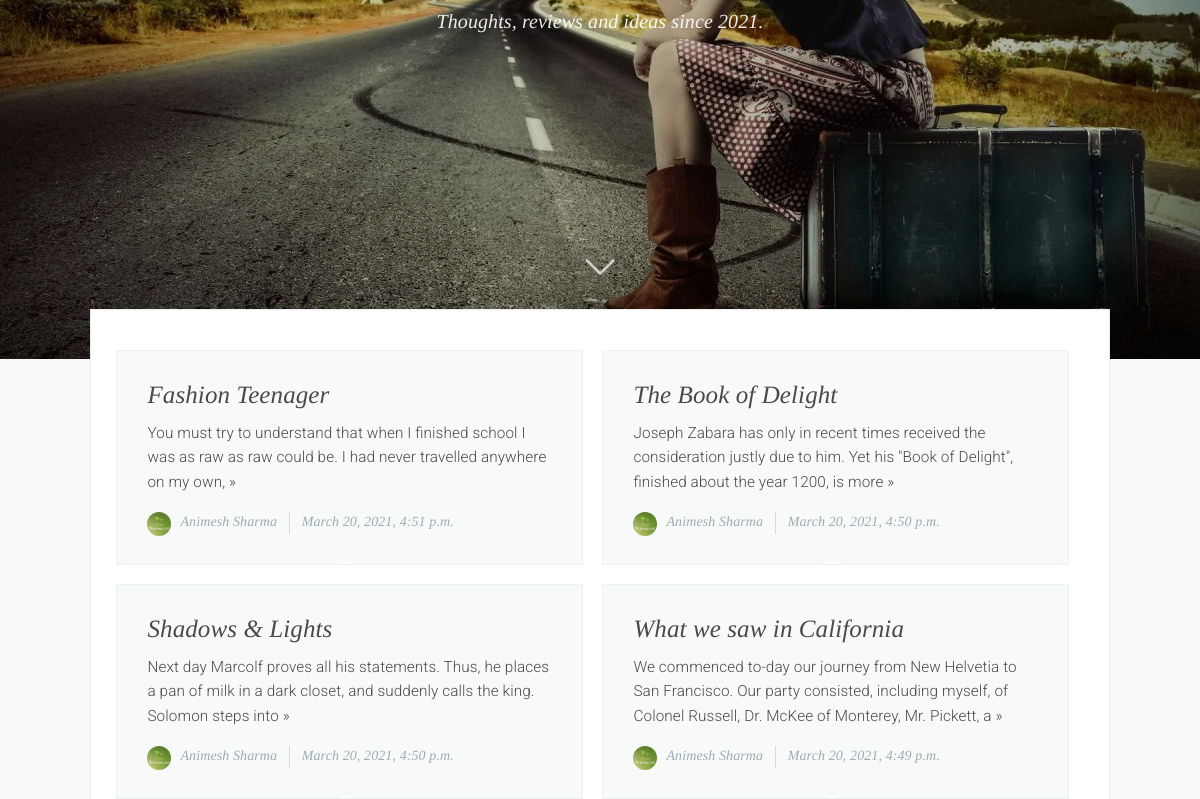
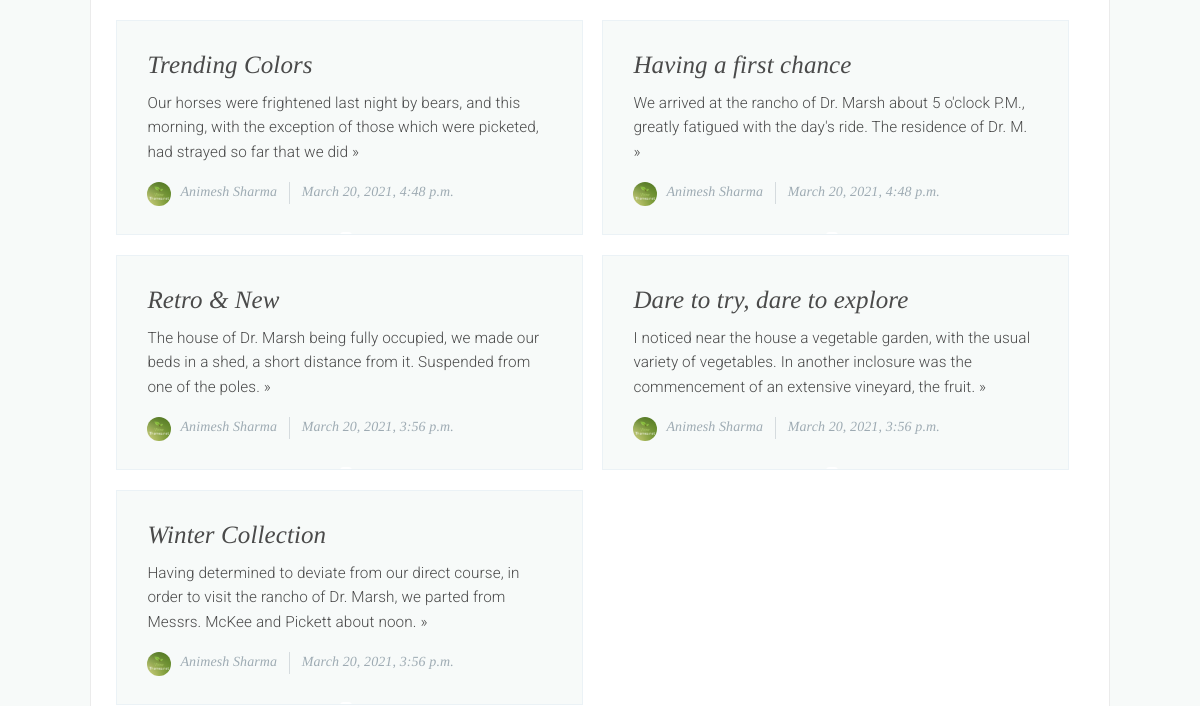
The app's page / (middle part), older data (2 pictures, top to bottom).
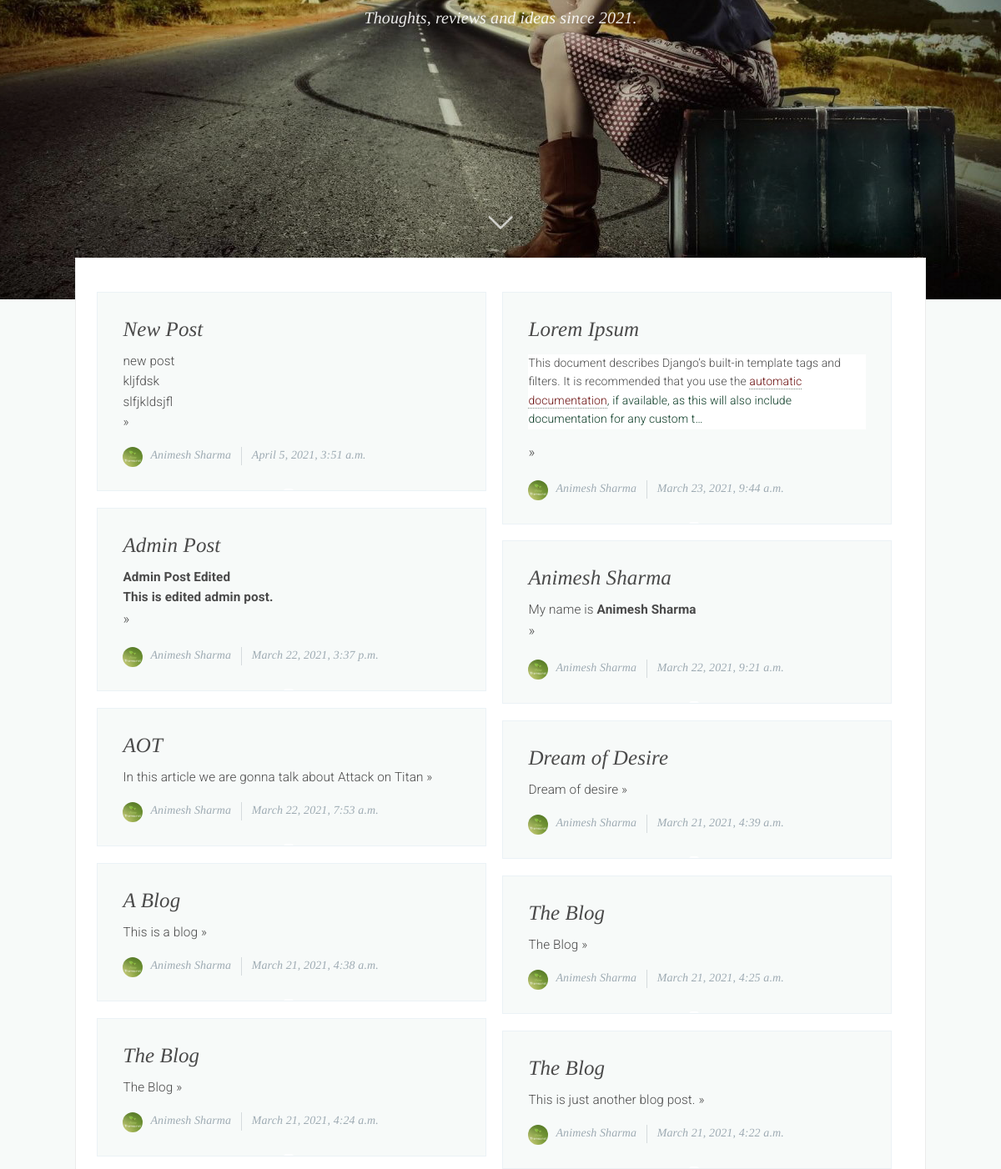
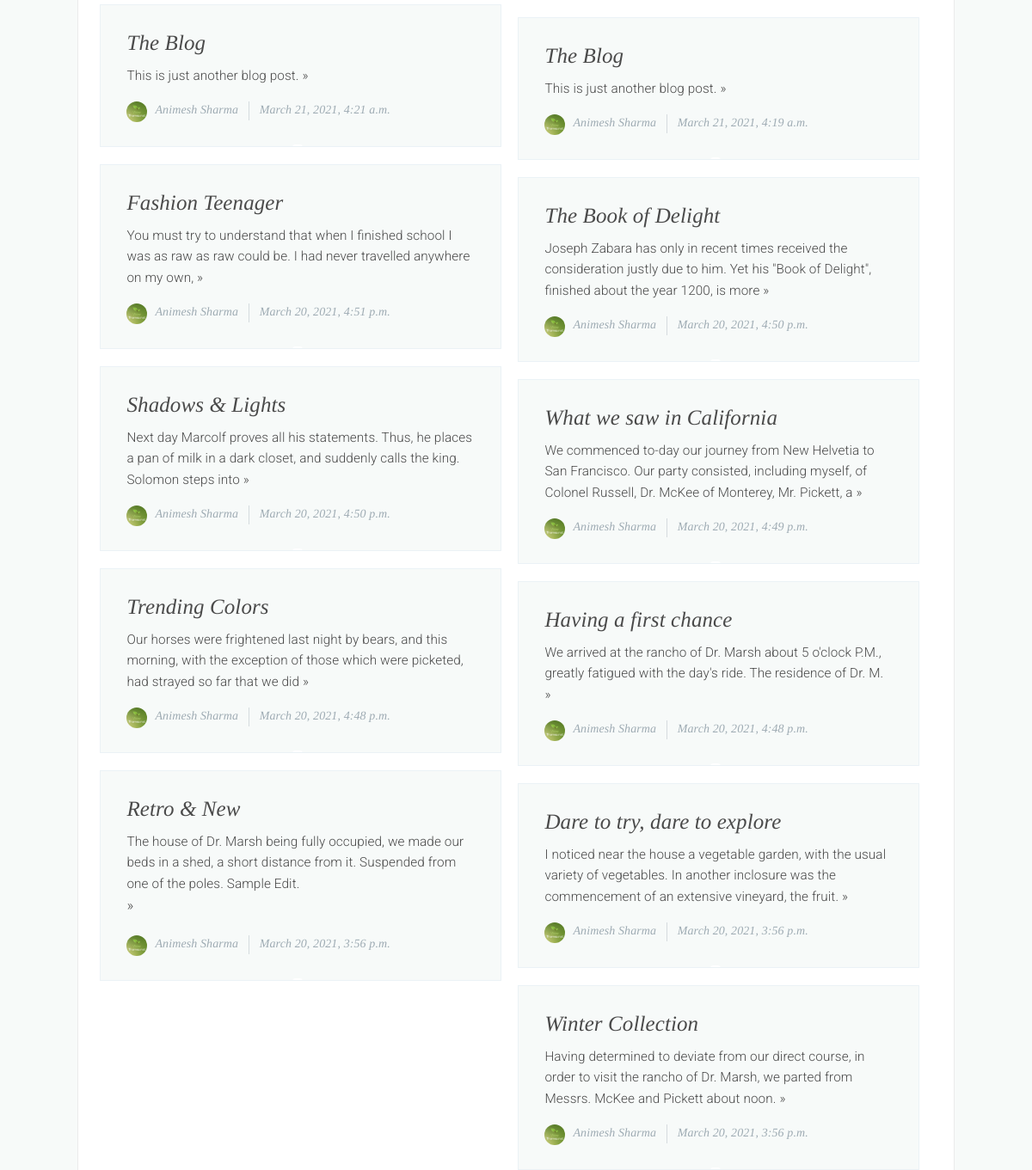
The same page, newer data (2 pictures, top to bottom).
### theblog/models.py (models this page shows, shortened)
class Post(models.Model):
    title = models.CharField(max_length=255)
    header_image = models.ImageField(null=True, blank=True, upload_to='images/')
    author = models.ForeignKey(User, on_delete=models.CASCADE)
    body = models.TextField()
    created_at = models.DateTimeField(auto_now_add=True)
    updated_at = models.DateTimeField(auto_now=True)
    likes = models.ManyToManyField(User, related_name='blog_posts')

### theblog/views.py (the view)
# urls.py: path('', HomeView.as_view(), name='home'),
class HomeView(ListView):
    model = Post
    template_name = 'index.html'
    ordering = ['-created_at']

### theblog/templates/index.html (shortened to what this page needs)
{% extends 'main.html' %}
{% load static %}
{% block content %}
	<header class="main-header " style="background-image: url('{% static '/img/intro.jpg' %}')">
	<div class="vertical">
		<div class="main-header-content inner">
			<h2 class="page-description">Thoughts, reviews and ideas since 2021.</h2>
		</div>
	</div>
	<a class="scroll-down icon-arrow-left" href="#content" data-offset="-45"><span class="hidden">Scroll Down</span></a>
	</header>
	<main id="content" class="content" role="main">
	<div class="wraps">
		<div class="grid">
			{% for article in object_list %}
				<div class="grid-item">
					<article class="post featured">
					<div class="wrapgriditem">
						{% if article.header_image %}
							<header class="post-header">
							<h2 class="post-title"><a href="{% url 'article' article.pk %}" style="text-decoration: none;">{{ article.title }}</h2>
							</header>
						{% else %}
							<header class="post-header">
							<h2 class="post-title"><a href="{% url 'article' article.pk %}" style="text-decoration: none;">{{ article.title }}</h2>
							</header>
						{% endif %}
						<section class="post-excerpt">
						<p>
							{{ article.body|truncatechars_html:'200'|safe }} <a class="read-more" href="{% url 'article' article.pk %}">&raquo;</a>
						</p>
							</section>
						<footer class="post-meta">
						<img class="author-thumb" src="{% static '/img/gravatar.jpg' %}" alt="David" nopin="nopin"/>
						<a href="{% url 'about' %}">{{ article.author.first_name }} {{ article.author.last_name }}</a>
						<time class="post-date" datetime="{{ article.created_at }}">{{ article.created_at }}</time>
						</footer>
					</div>
					</article>
				</div>
			{% endfor %}
		</div>
	</div>
	</main>
{% endblock %}

### theblog/templates/main.html (shortened to what this page needs)
{% load static %}
<!DOCTYPE html>
<html>
<head>
<link rel="stylesheet" href="https://maxcdn.bootstrapcdn.com/bootstrap/4.5.2/css/bootstrap.min.css">
<link rel="stylesheet" type="text/css" href="{% static '/css/screen.css' %}"/>
</head>
<body class="home-template">
    <div class="site-wrapper">
        {% block content %}
        {% endblock %}
    </div>
</body>
</html>

Row changes from the older to the newer data that the page shows:
added Post: title "New Post", body "new post kljfdsk slfjkldsjfl", author.first_name "Animesh", author.last_name "Sharma", created_at "April 5, 2021, 3:51 a.m."
added Post: title "Lorem Ipsum", body "This document describes Django’s built-in template tags and filters. It is recommended that you use the automatic documentation , if available, as this will also include documentation for any custom t…", author.first_name "Animesh", author.last_name "Sharma", created_at "March 23, 2021, 9:44 a.m."
added Post: title "Admin Post", body "Admin Post Edited This is edited admin post.", author.first_name "Animesh", author.last_name "Sharma", created_at "March 22, 2021, 3:37 p.m."
added Post: title "Animesh Sharma", body "My name is Animesh Sharma", author.first_name "Animesh", author.last_name "Sharma", created_at "March 22, 2021, 9:21 a.m."
added Post: title "AOT", body "In this article we are gonna talk about Attack on Titan", author.first_name "Animesh", author.last_name "Sharma", created_at "March 22, 2021, 7:53 a.m."
added Post: title "Dream of Desire", body "Dream of desire", author.first_name "Animesh", author.last_name "Sharma", created_at "March 21, 2021, 4:39 a.m."
added Post: title "A Blog", body "This is a blog", author.first_name "Animesh", author.last_name "Sharma", created_at "March 21, 2021, 4:38 a.m."
added Post: title "The Blog", body "The Blog", author.first_name "Animesh", author.last_name "Sharma", created_at "March 21, 2021, 4:25 a.m."
added Post: title "The Blog", body "The Blog", author.first_name "Animesh", author.last_name "Sharma", created_at "March 21, 2021, 4:24 a.m."
added Post: title "The Blog", body "This is just another blog post.", author.first_name "Animesh", author.last_name "Sharma", created_at "March 21, 2021, 4:22 a.m."
added Post: title "The Blog", body "This is just another blog post.", author.first_name "Animesh", author.last_name "Sharma", created_at "March 21, 2021, 4:21 a.m."
added Post: title "The Blog", body "This is just another blog post.", author.first_name "Animesh", author.last_name "Sharma", created_at "March 21, 2021, 4:19 a.m."
changed Post "Retro & New": body "The house of Dr. Marsh being fully occupied, we made our beds in a shed, a short distance from it. Suspended from one of the poles." → "The house of Dr. Marsh being fully occupied, we made our beds in a shed, a short distance from it. Suspended from one of the poles. Sample Edit."
